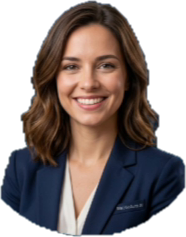
#> input picture ferramentas/tutoriais_bia/assets/bia_cutout.png, 186 x 237 px, found by its file name
$ python assemble.py assets/bg_navy.png
#> lines starting #> are read from the running program, lines starting #| are printed output that depends on the picture
#!/usr/bin/env python3
"""Montagem dos tutoriais Go Auto com a Bia (padrão do vídeo de referência do Diego).
logo → título → abertura em cartão sobre navy + Bia (avatar, barra, nome, tagline) → zoom para ecrã inteiro
→ gravação real com destaques → zoom de volta ao cartão + despedida da Bia → logo. Voz por cena + música com ducking."""
import json, os, subprocess, sys, math, shutil
import numpy as np
from PIL import Image, ImageDraw, ImageFont, ImageFilter

R = '/root/work/rec'; AS = f'{R}/assets'
W, H, FPS = 1920, 1080, 30
NAVY_T, NAVY_B = (12, 37, 70), (6, 20, 40)
VERDE, AZUL, BR, MUT = (27, 224, 42), (56, 189, 248), (240, 246, 255), (150, 172, 205)
FB = '/usr/share/fonts/truetype/google-fonts/Poppins-Bold.ttf'
FM = '/usr/share/fonts/truetype/google-fonts/Poppins-Medium.ttf'
FI = '/usr/share/fonts/opentype/inter/Inter-Regular.otf'
ENC = ['-c:v', 'libx264', '-preset', 'medium', '-crf', '17', '-pix_fmt', 'yuv420p', '-r', str(FPS), '-profile:v', 'high']

def F(p, s): return ImageFont.truetype(p, s)
def run(c): subprocess.run(c, check=True)
def dur(f): return float(subprocess.run(['ffprobe', '-v', 'error', '-show_entries', 'format=duration', '-of', 'csv=p=0', f], capture_output=True, text=True).stdout)
def ease(t): t = max(0, min(1, t)); return 1 - (1 - t) ** 3
def eio(t): t = max(0, min(1, t)); return 4 * t * t * t if t < .5 else 1 - (-2 * t + 2) ** 3 / 2

# ---------- fundo navy (padrão + brilho verde + marca d'água iTEG), como na referência
# [34 lines left out: functions background, title_card, not called in this run]

# ---------- Bia: avatar recortado + barra + nome + tagline
AV = Image.open(f'{AS}/bia_cutout.png').convert('RGBA')
#> AV is the input picture: PIL image 186x237 RGBA; mean R, G, B, A 59, 56.1, 60.3, 166.4
AVH = 270; AVW = round(AV.width * AVH / AV.height); AVI = AV.resize((AVW, AVH), Image.LANCZOS)
#> after `AVW = round(AV.width * AVH / AV.height)`: AVW = 212
#> after `AVI = AV.resize((AVW, AVH), Image.LANCZOS)`:
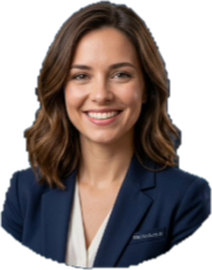
#> AVI: PIL image 212x270 RGBA; mean R, G, B, A 56.9, 47, 45.5, 166.4; transparent parts drawn white
F_BIA, F_TAG = F(FB, 112), F(FI, 38)
LT_X, LT_Y = 46, 1080 - 64 - AVH          # canto inferior esquerdo, dentro das margens

# [30 lines left out: function lower_third, not called in this run]

# ---------- cartão: ecrã reduzido sobre o fundo navy
CARD_W = 1320; CARD_H = round(CARD_W * 9 / 16); CARD_CX, CARD_CY = 960, 60 + CARD_H / 2
# [19 lines left out: function compose, not called in this run]

def pipe_writer(path, n_hint=None):
    return subprocess.Popen(['ffmpeg', '-y', '-loglevel', 'error', '-f', 'rawvideo', '-pix_fmt', 'rgb24', '-s', f'{W}x{H}', '-r', str(FPS), '-i', '-'] + ENC + [path], stdin=subprocess.PIPE)

# [77 lines left out: functions frames_of, main, not called in this run]

if __name__ == '__main__':
#> (the run stopped early here; a loop or call above may not have finished)
